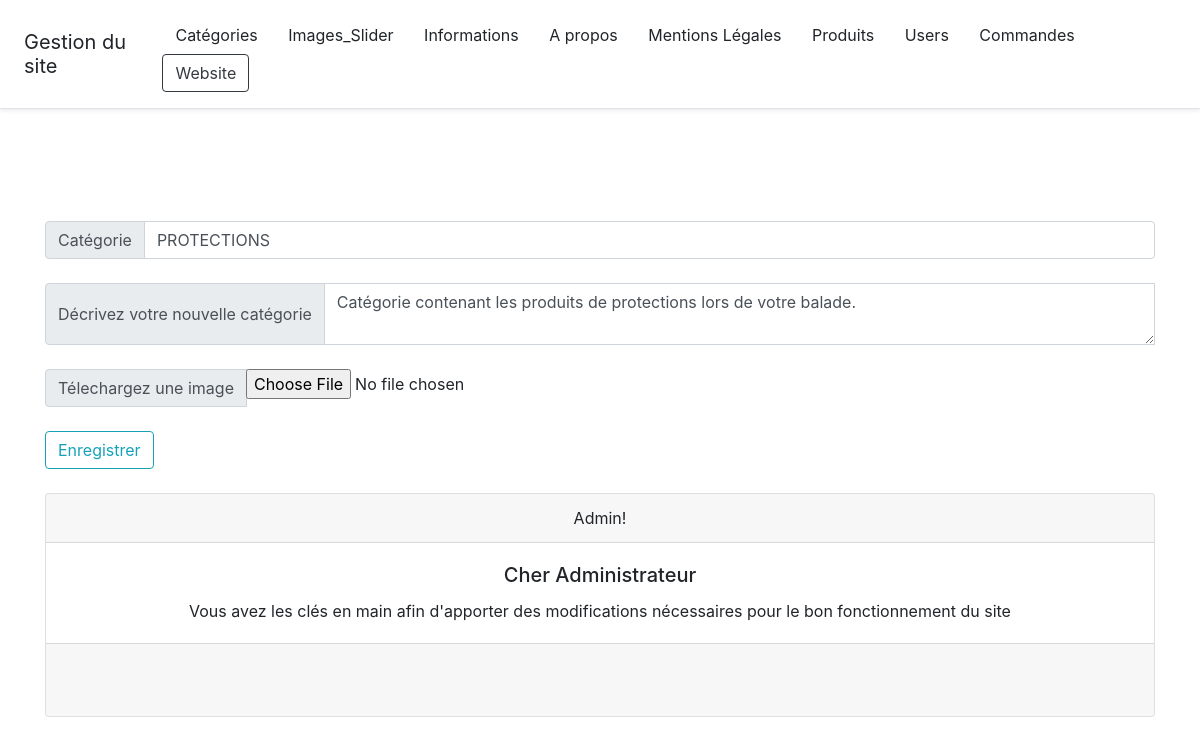
The page /administrateur/index.php?controller=categorys&action=editCategory&id=16 (signed in) on the database its author committed.
### tables this page shows
CREATE TABLE `categorys` (
  `id` int(11) NOT NULL,
  `name` varchar(255) NOT NULL,
  `description` text NOT NULL,
  `image` text
);

### administrateur/models/Category.php (called while the page is built, shortened)
<?php
function getAllCategorys()
{
    $db = dbConnect();
    $query = $db->query('SELECT * FROM categorys ORDER BY ID DESC');
    $categorys = $query->fetchAll();
    return $categorys;
}
function getCategory($id)
{
    $db = dbConnect();
    $query = $db->prepare("SELECT * FROM categorys WHERE id = ?");
    $query->execute([
        $id
    ]);
    $result = $query->fetch();
    return $result;
}

### administrateur/views/categoryForm.php (the view, shortened to what this page needs)
<?php require ('partials/header.php'); ?>
<br>
<br>
<br>
    <form action="index.php?controller=categorys&action=<?= isset($category) ||
    (isset($_SESSION['old_inputs']) && $_GET['action'] == 'editCategory')  ? 'editCategory&id='.$_GET['id'] : 'addCategory' ?>" method="post" enctype="multipart/form-data">
        <br>
        <div class="input-group">
            <div class="input-group-prepend"><span class="input-group-text">Catégorie</span></div>
            <input  type="text" name="name" class="form-control" id="name" value="<?= isset($_SESSION['old_inputs']) ? $_SESSION['old_inputs']['name'] : '' ?><?= isset($category) ? $category['name'] : '' ?>" />
        </div>
        <br>
        <div class="input-group">
            <div class="input-group-prepend"><span class="input-group-text">Décrivez votre nouvelle catégorie</span></div>
        <textarea name="description" class="form-control" id="description"><?= isset($_SESSION['old_inputs']) ? $_SESSION['old_inputs']['description'] : '' ?><?= isset($category) ? $category['description'] : '' ?></textarea><br>
        </div>
        <br>
        <div class="input-group">
            <div class="input-group-prepend"><span class="input-group-text">Télechargez une image</span></div>
        <input type="file" name="image" id="image" value="<?= isset($_SESSION['old_inputs']) ? $_SESSION['old_inputs']['image'] : '' ?><?= isset($category) ? $category['image'] : '' ?>"  />
        </div>
        <br>
        <input class="btn btn-outline-info" type="submit" value="Enregistrer" />
    </form>
<?php require ('partials/footer.php'); ?>

### rows shown on the page
categorys: name "PROTECTIONS", description "Catégorie contenant les produits de protections lors de votre balade."
